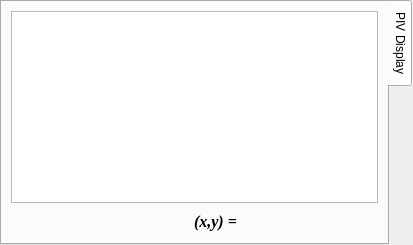
      <widget class="QTabWidget" name="displayTab">
       <property name="minimumSize">
        <size>
         <width>350</width>
         <height>0</height>
        </size>
       </property>
       <property name="tabPosition">
        <enum>QTabWidget::East</enum>
       </property>
       <property name="currentIndex">
        <number>0</number>
       </property>
       <widget class="QWidget" name="imageDispTab">
        <attribute name="title">
         <string>PIV Display</string>
        </attribute>
        <layout class="QGridLayout" name="gridLayout">
         <item row="0" column="0" colspan="5">
          <widget class="PivDisplay" name="pivDisplay"/>
         </item>
         <item row="1" column="0">
          <widget class="QPushButton" name="backButton">
           <property name="sizePolicy">
            <sizepolicy hsizetype="Fixed" vsizetype="Fixed">
             <horstretch>0</horstretch>
             <verstretch>0</verstretch>
            </sizepolicy>
           </property>
           <property name="maximumSize">
            <size>
             <width>40</width>
             <height>40</height>
            </size>
           </property>
           <property name="text">
            <string/>
           </property>
           <property name="icon">
            <iconset resource="../share/icons/icons.qrc">
             <normaloff>:/icons/player_rew.png</normaloff>:/icons/player_rew.png</iconset>
           </property>
           <property name="iconSize">
            <size>
             <width>32</width>
             <height>32</height>
            </size>
           </property>
           <property name="flat">
            <bool>true</bool>
           </property>
          </widget>
         </item>
         <item row="1" column="1">
          <widget class="QPushButton" name="forwardButton">
           <property name="sizePolicy">
            <sizepolicy hsizetype="Fixed" vsizetype="Fixed">
             <horstretch>0</horstretch>
             <verstretch>0</verstretch>
            </sizepolicy>
           </property>
           <property name="maximumSize">
            <size>
             <width>40</width>
             <height>40</height>
            </size>
           </property>
           <property name="text">
            <string/>
           </property>
           <property name="icon">
            <iconset resource="../share/icons/icons.qrc">
             <normaloff>:/icons/player_fwd.png</normaloff>:/icons/player_fwd.png</iconset>
           </property>
           <property name="iconSize">
            <size>
             <width>32</width>
             <height>32</height>
            </size>
           </property>
           <property name="flat">
            <bool>true</bool>
           </property>
          </widget>
         </item>
         <item row="1" column="2">
          <spacer name="horizontalSpacer_3">
           <property name="orientation">
            <enum>Qt::Horizontal</enum>
           </property>
           <property name="sizeHint" stdset="0">
            <size>
             <width>83</width>
             <height>20</height>
            </size>
           </property>
          </spacer>
         </item>
         <item row="1" column="3">
          <widget class="QLabel" name="label_39">
           <property name="minimumSize">
            <size>
             <width>58</width>
             <height>25</height>
            </size>
           </property>
           <property name="maximumSize">
            <size>
             <width>60</width>
             <height>25</height>
            </size>
           </property>
           <property name="font">
            <font>
             <family>Times New Roman</family>
             <pointsize>12</pointsize>
             <weight>75</weight>
             <italic>true</italic>
             <bold>true</bold>
            </font>
           </property>
           <property name="text">
            <string>(x,y) = </string>
           </property>
          </widget>
         </item>
         <item row="1" column="4">
          <widget class="QLabel" name="positionLabel">
           <property name="minimumSize">
            <size>
             <width>120</width>
             <height>25</height>
            </size>
           </property>
           <property name="maximumSize">
            <size>
             <width>120</width>
             <height>25</height>
            </size>
           </property>
           <property name="font">
            <font>
             <pointsize>12</pointsize>
            </font>
           </property>
           <property name="text">
            <string/>
           </property>
          </widget>
         </item>
        </layout>
       </widget>
      </widget>
